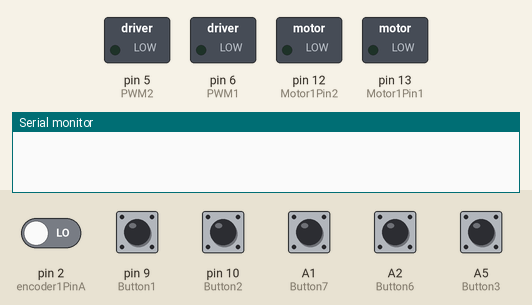
This sketch was run on a simulated Arduino Uno, built with avr-gcc and run on an emulated ATmega328P. Shown: switched loads named in the sketch (green lamp = pin HIGH), the last lines printed to the serial monitor. The test bench sets the inputs (shaded band); at power-on: A1 (Button7), A2 (Button6), A5 (Button3), pin 2 (encoder1PinA), pin 9 (Button1), pin 10 (Button2) LOW.

Above: at 1.2 s.
1.3 s: pin 9 (Button1) pulled HIGH for 0.15 s
At 2.0 s:
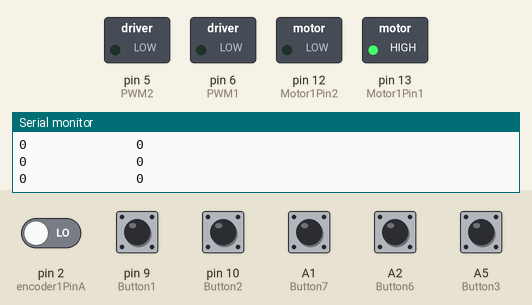
2.9 s: pin 10 (Button2) pulled HIGH for 0.15 s
At 3.2 s:
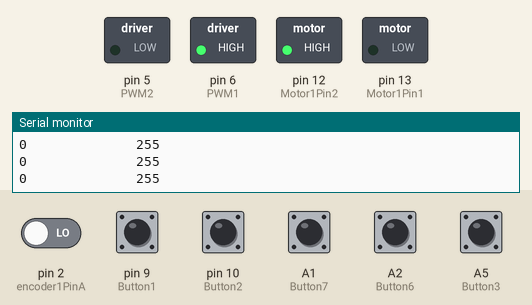
4.5 s: A1 (Button7) pulled HIGH for 0.15 s
At 4.57 s:
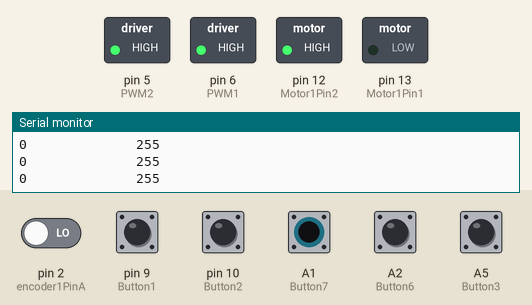
6.1 s: pin 9 (Button1) pulled HIGH for 1 s
At 6.8 s:
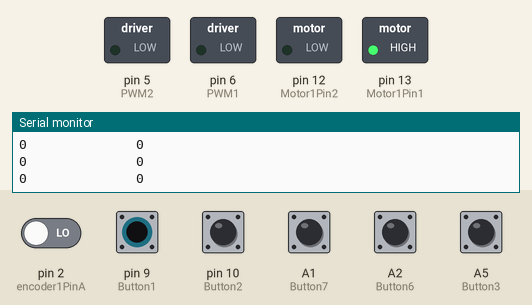
8.6 s: A2 (Button6) pulled HIGH for 0.15 s
At 8.67 s:
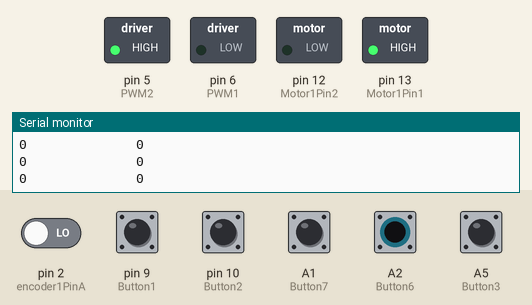
10.2 s: pin 10 (Button2) pulled HIGH for 1 s
At 11.1 s:
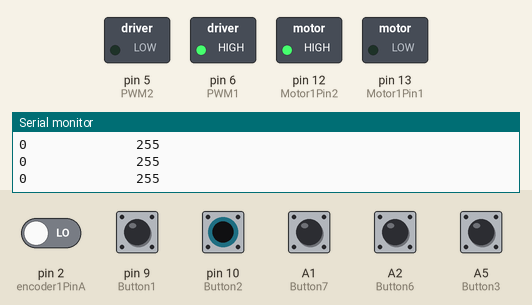
Timing chart, 0 to 13.2 s (numbered marks = the images above; inputs shaded):
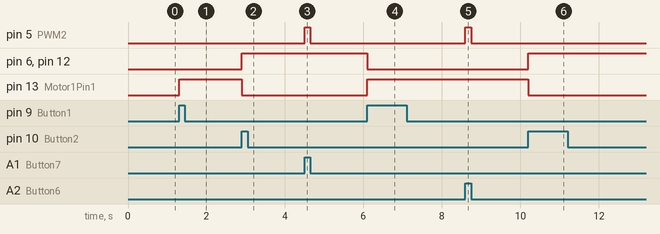

Measured:
- after the input at 1.3 s, pin 13 (Motor1Pin1): LOW → HIGH at once
- after the input at 2.9 s, pin 6 (PWM1), pin 12 (Motor1Pin2): LOW → HIGH at once; pin 13 (Motor1Pin1): HIGH → LOW at once
- after the input at 4.5 s, pin 5 (PWM2): LOW → HIGH at once, → LOW 0.15 s later
- after the input at 6.1 s, pin 6 (PWM1), pin 12 (Motor1Pin2): HIGH → LOW at once; pin 13 (Motor1Pin1): LOW → HIGH at once
- after the input at 8.6 s, pin 5 (PWM2): LOW → HIGH at once, → LOW 0.15 s later
- after the input at 10.2 s, pin 6 (PWM1), pin 12 (Motor1Pin2): LOW → HIGH at once; pin 13 (Motor1Pin1): HIGH → LOW at once

The sketch:

throwing_test3.ino
```cpp
/*
 * Sequence try kar ab
Led on
Wait(yaha lockimg aayega)
Led off
Wait(yaha arrow drop hoga)
Motors
Release(yaha locking release hoga)
 */


#define encoder1PinA 2
#define encoder1PinB 3
#define PWM1 6
#define Motor1Pin1 13
#define Motor1Pin2 12
#define Motor2Pin 11 // locking motor
#define PWM2 5
#define Button1 9
#define Button2 10
#define Button3 A5
//#define Button4 A4
//#define Button5 A3
#define Button6 A2
#define Button7 A1
//#define Piston

int SetPoint1;
int PV1=0;
int err1=0;
double P1;
double kP1=0.4;
int output1;

void setup()
{
  Serial.begin(9600);
  pinMode(encoder1PinA, INPUT);
  pinMode(encoder1PinB, INPUT);
  pinMode(Motor1Pin1, OUTPUT);
  pinMode(Motor1Pin2, OUTPUT);
  pinMode(PWM1, OUTPUT);
  pinMode(Button1,INPUT);
  pinMode(Button2, INPUT);
  pinMode(Button3, INPUT);
  attachInterrupt(0, doEncoder1A, RISING);
  //attachInterrupt(1, doEncoder2A, FALLING);

}

void loop()
{
                                         //Piston high
//if(digitalRead(Button4)==HIGH)
//{
// digitalWrite(Piston, HIGH);
//}
//

                                        //locking function
if(digitalRead(Button6)==HIGH)
{
 digitalWrite(Motor2Pin, HIGH);
 analogWrite(PWM2, 255);
}

                                       //unlocking function
else if(digitalRead(Button7)==HIGH)
{
 digitalWrite(Motor2Pin, LOW);
 analogWrite(PWM2, 255);
}
 else
 {
  analogWrite(PWM2, 0);
 }

if(digitalRead(Button3)==HIGH)                // STOP
 {
    //analogWrite(PWM1, 0);
    stopit();
 }

if(digitalRead(Button2)==HIGH)                //up
  {
    digitalWrite(Motor1Pin1, LOW);
    digitalWrite(Motor1Pin2, HIGH);

    SetPoint1=2000;
    err1=SetPoint1-PV1;
    PID1(err1);
  }


  else if(digitalRead(Button1)==HIGH)//down
  {

    //Serial.println("Works");
    digitalWrite(Motor1Pin1, HIGH);
    digitalWrite(Motor1Pin2, LOW);
    SetPoint1=0;
    err1= PV1-SetPoint1;
    PID1(err1);

  }


  //unlock
}

void doEncoder1A()
{
  if(digitalRead(encoder1PinA) == HIGH)
  {
    if(digitalRead(encoder1PinB) == LOW)
    {
      PV1 = PV1 - 1;
    }
    else
    {
      PV1 = PV1 + 1;
    }
   }
   else
  {
    if(digitalRead(encoder1PinB) == HIGH)
    {
      PV1 = PV1 - 1;
    }
    else
    {
      PV1 = PV1 + 1;
    }
  }
}

/*
void doEncoder2A() {

  if(digitalRead(encoder2PinA) == HIGH)
  {
    if(digitalRead(encoder2PinB) == LOW)
    {
      PV2 = PV2 - 1;
    }
    else
    {
      PV2 = PV2 + 1;
    }
  }

  else
  {
    if (digitalRead(encoder2PinB) == HIGH)
    {
      PV2 = PV2 - 1;
    }
    else
    {
      PV2 = PV2 + 1;
    }
  }
}
*/

void PID1(int err)
{

  //int perr=err1;
  //err1=SetPoint1-PV1;

  P1=kP1*err;
  //D1=kD1*(perr-err1);
  output1=P1;
 /*if(output1<0)
 {
   output1=!out1;
 }*/
  if(output1>255)
  {
    output1=255;
  }
  if(output1<0)
  {
    output1=0;
  }

 // up1();
  analogWrite(PWM1, output1); //0-255
  Serial.print(PV1);
  Serial.print("              ");
  Serial.print(output1);
  Serial.println("              ");


}

/*
void PID2()
{

  //err2=SetPoint2-PV2;

  P2=kP2*err2;
  out2=P2;
  output2=out2;
 /* if(output2<0)
 {
   output2=!out2;
 }
  if(output2>255)
  {
  output2=255;
  }
    if(output2<0)
  {
  output2=0;
  }
 // up2();
  analogWrite(PWM2, output2);
  Serial.print(PV2);
  Serial.print("              ");
  Serial.println(output2);

}

/*
void up1()
{
  digitalWrite(Motor1Pin1, HIGH);
  digitalWrite(Motor1Pin2, LOW);
}

void down1()
{
  digitalWrite(Motor1Pin1, LOW);
  digitalWrite(Motor1Pin2, HIGH);
}


void up2()
{
  digitalWrite(Motor2Pin1, LOW);
  digitalWrite(Motor2Pin2, HIGH);
}

void down2()
{
  digitalWrite(Motor2Pin1, HIGH);
  digitalWrite(Motor2Pin2, LOW);
}
*/

void stopit()
{
  digitalWrite(Motor1Pin1,LOW);
  digitalWrite(Motor1Pin2, LOW);
  analogWrite(PWM1,0);
}
```
